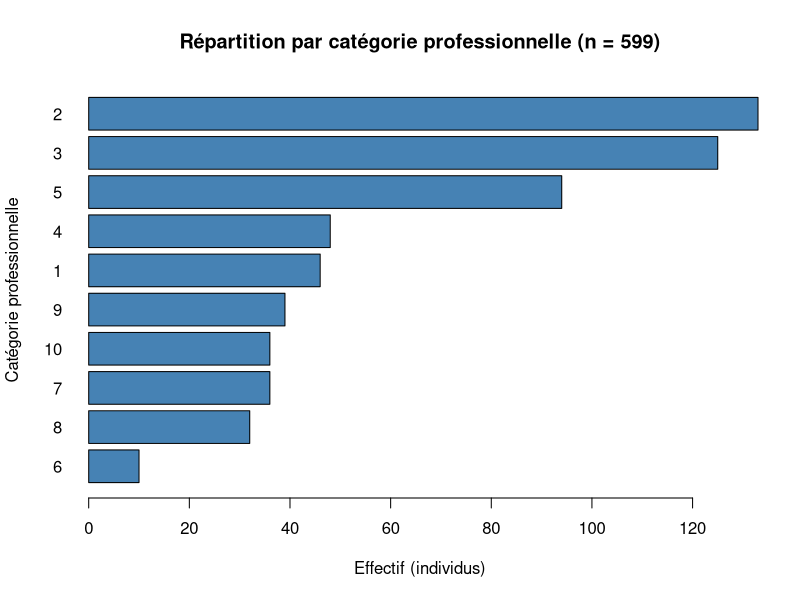
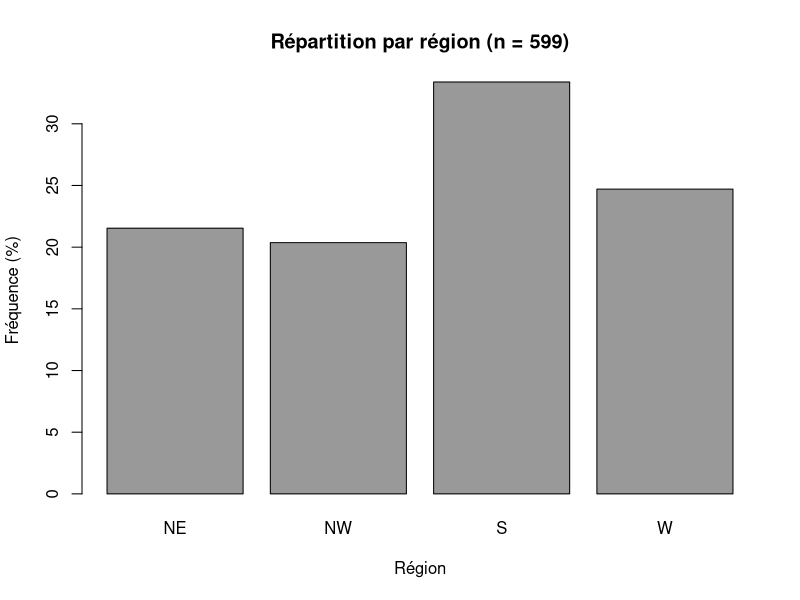
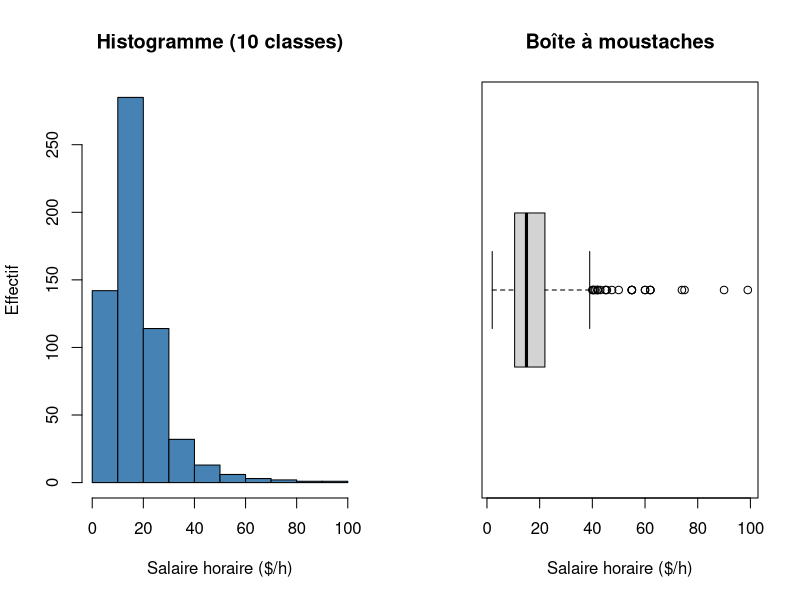
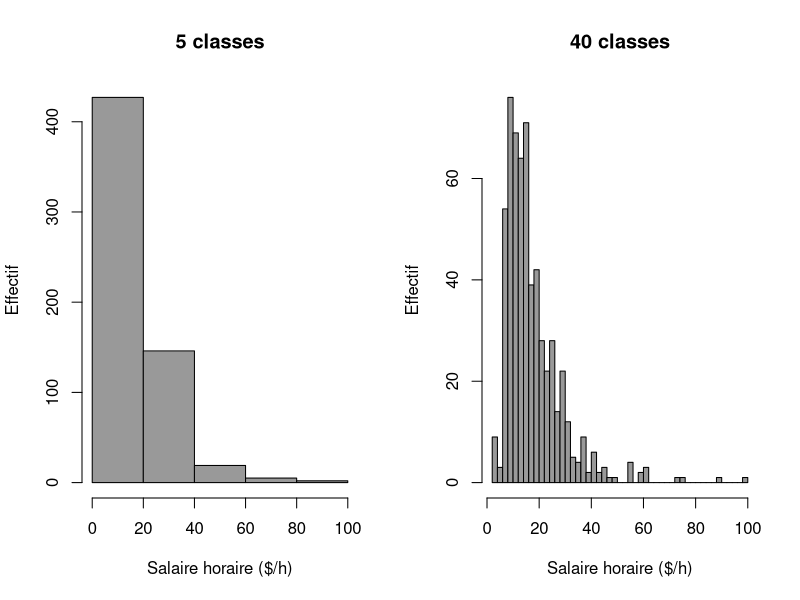
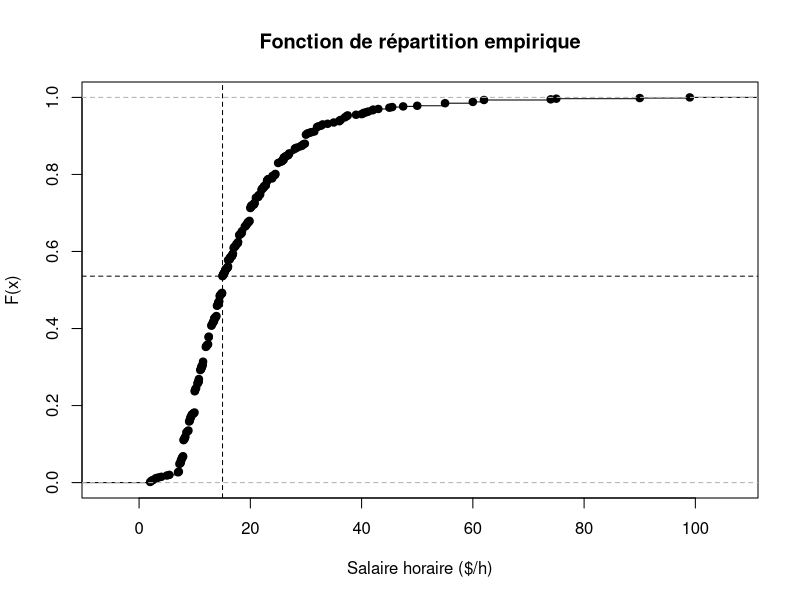
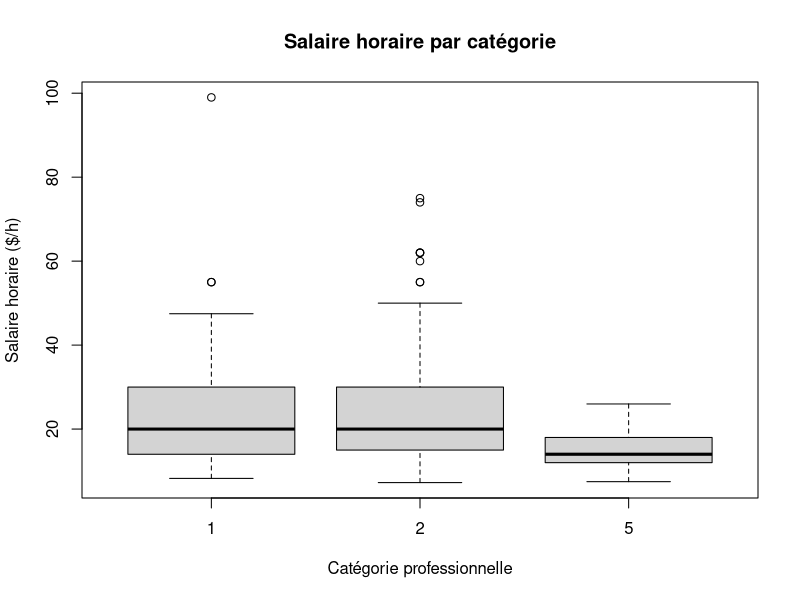
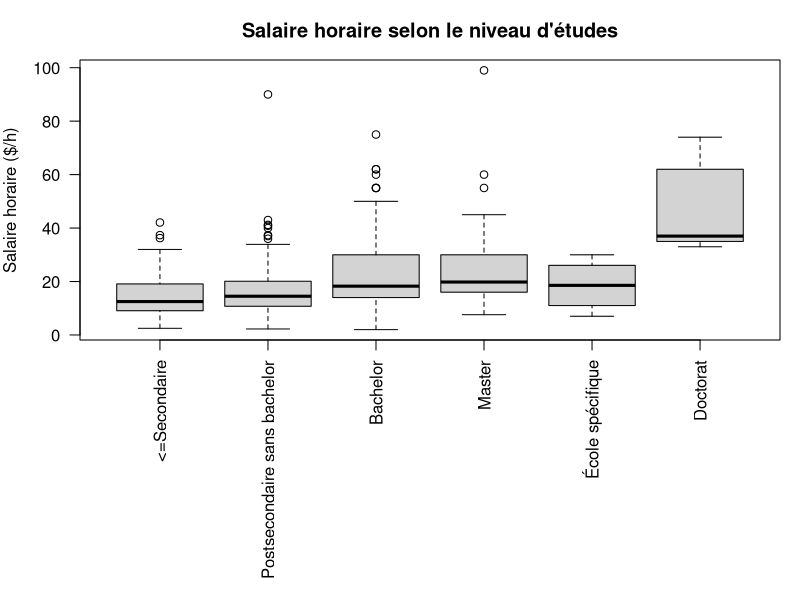
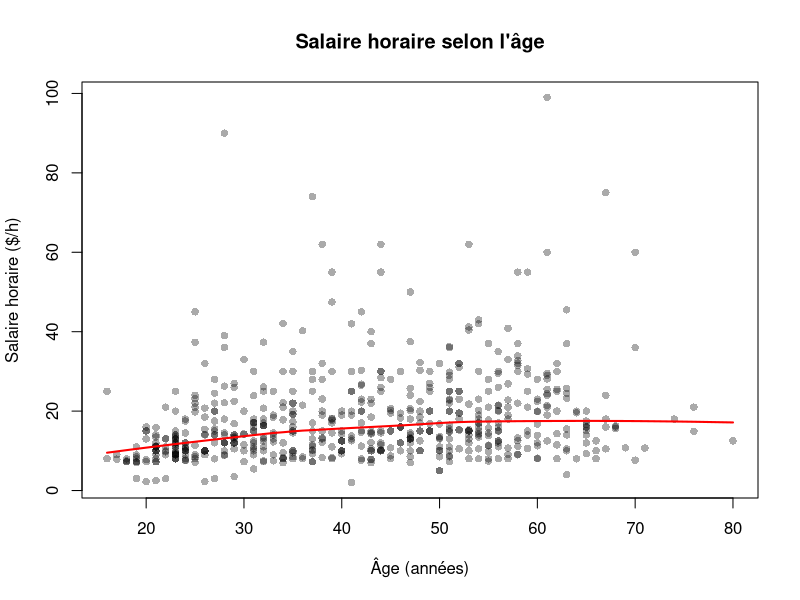

These charts were generated, in order, by the following R code:
# TP statistique descriptive — Partie 1 : Recensement (CPS, juillet 2012)
# Exécution : Rscript tp_partie1.R  (depuis le dossier contenant Recensement.txt)

# ---- 1.1 Importation et qualité des données ----

# Q1. Import : fichier texte, séparateur tabulation, en-tête
d <- read.table("Recensement.txt", header = TRUE, sep = "\t",
                stringsAsFactors = FALSE)
dim(d)        # observations x variables ; unité statistique = un individu
head(d, 5)    # aucune variable identifiante (nom, adresse) : affichage possible

# Q2-Q3. Types R, modalités présentes, valeurs manquantes, doublons
str(d)
controle <- data.frame(
  variable   = names(d),
  type_R     = sapply(d, class),
  n_NA       = colSums(is.na(d)),
  n_modalites = sapply(d, function(x) length(unique(x))),
  min        = sapply(d, function(x) if (is.numeric(x)) min(x, na.rm = TRUE) else NA),
  max        = sapply(d, function(x) if (is.numeric(x)) max(x, na.rm = TRUE) else NA),
  row.names  = NULL
)
controle
sum(duplicated(d))                 # lignes strictement identiques
for (v in c("SEXE", "REGION", "STAT_MARI", "SYNDICAT",
            "CATEGORIE", "NIV_ETUDES", "REV_FOYER")) {
  cat("\n", v, "\n"); print(table(d[[v]], useNA = "ifany"))
}

# Q4. Règles de contrôle : on signale, on ne supprime pas
regles <- list(
  age_hors_16_80      = d$AGE < 16 | d$AGE > 80,
  age_mineur          = d$AGE < 18,
  salaire_non_positif = d$SAL_HOR <= 0,
  salaire_tres_bas    = d$SAL_HOR < 7.25,      # sous le salaire minimum fédéral 2012
  salaire_tres_haut   = d$SAL_HOR > 75,
  enfants_ge_foyer    = d$NB_ENF >= d$NB_PERS, # au moins un adulte attendu
  foyer_plus_de_10    = d$NB_PERS > 10
)
sapply(regles, sum)
d[Reduce(`|`, regles[c("salaire_tres_haut", "foyer_plus_de_10")]), ]

# Q5. Population analysée pour SAL_HOR : salaires valides (non NA) et strictement positifs
# Ici les 599 individus le sont (0 NA, 0 salaire nul) : aucun n'est écarté, la
# population analysée est donc l'échantillon complet. Le garde-fou ci-dessous le vérifie
# et empêcherait de rédiger cette phrase si le fichier changeait.
sal_ok <- !is.na(d$SAL_HOR) & d$SAL_HOR > 0
c(valides = sum(sal_ok), exclus = sum(!sal_ok))
stopifnot(all(sal_ok))
# Sensibilité (Q4-Q5) : les salaires < 7,25 $/h (17 cas) et > 75 $/h (2 cas) sont signalés,
# pas supprimés ; ils peuvent être réels (temps partiel, pourboires, cadres) -> voir Q14-Q15.

# ---- 1.2 Décrire la population ----

# Q6. Effectifs et fréquences (dénominateur : n = nrow(d) = 599 individus, aucune NA)
# Attention : la région est codée NE/NW/S/W dans le fichier (le sujet écrit MW).
freq <- function(x) {
  t <- table(x)
  data.frame(modalite = names(t), effectif = as.vector(t),
             frequence_pct = round(100 * as.vector(prop.table(t)), 1))
}
for (v in c("SEXE", "REGION", "STAT_MARI", "SYNDICAT", "CATEGORIE")) {
  cat("\n", v, "(n =", nrow(d), ")\n"); print(freq(d[[v]]))
}

# Q7. Deux graphiques : barres horizontales ordonnées (CATEGORIE) et barres de SEXE
options(bitmapType = "cairo")   # accents corrects dans les PNG
invisible(Sys.setlocale("LC_ALL", "C.UTF-8"))
dir.create("figures", showWarnings = FALSE)
png("figures/fig_categories.png", width = 800, height = 500)
barplot(sort(table(d$CATEGORIE)), horiz = TRUE, las = 1, col = "steelblue",
        xlab = "Effectif (individus)", ylab = "Catégorie professionnelle",
        main = paste0("Répartition par catégorie professionnelle (n = ", nrow(d), ")"))
dev.off()
png("figures/fig_region.png", width = 600, height = 450)
barplot(100 * prop.table(table(d$REGION)), col = "grey60",
        ylab = "Fréquence (%)", xlab = "Région",
        main = paste0("Répartition par région (n = ", nrow(d), ")"))
dev.off()

# Q8. Niveaux d'études : codes d'origine puis regroupement (codes de l'énoncé)
table(d$NIV_ETUDES)
d$ETUDES <- cut(d$NIV_ETUDES, breaks = c(31, 39, 42, 43, 44, 45, 46),
                labels = c("<=Secondaire", "Postsecondaire sans bachelor",
                           "Bachelor", "Master", "École spécifique", "Doctorat"))
freq(d$ETUDES)

# Q9. Catégories 1, 2, 5 : pourcentages conditionnels
d3 <- subset(d, CATEGORIE %in% c(1, 2, 5))
round(100 * prop.table(table(d3$CATEGORIE, d3$SEXE), margin = 1), 1)    # sexe | catégorie
round(100 * prop.table(table(d3$CATEGORIE, d3$ETUDES), margin = 1), 1)  # études | catégorie
table(d3$CATEGORIE, d3$SEXE)  # effectifs bruts pour comparaison (Q10)

# ---- 1.3 Distributions et indicateurs ----

# Q11. Indicateurs (effectif valide, moyenne, médiane, écart-type, quartiles, min, max)
resume <- function(x) c(n = sum(!is.na(x)), moyenne = mean(x, na.rm = TRUE),
  mediane = median(x, na.rm = TRUE), ecart_type = sd(x, na.rm = TRUE),
  Q1 = unname(quantile(x, .25, na.rm = TRUE)), Q3 = unname(quantile(x, .75, na.rm = TRUE)),
  min = min(x, na.rm = TRUE), max = max(x, na.rm = TRUE))
round(t(sapply(d[c("AGE", "SAL_HOR", "NB_PERS", "NB_ENF")], resume)), 2)

# Q12-Q13. Histogramme et boîte à moustaches ; deux découpages différents
png("figures/fig_sal_dist.png", width = 900, height = 450)
par(mfrow = c(1, 2))
hist(d$SAL_HOR, breaks = 10, col = "steelblue", xlab = "Salaire horaire ($/h)",
     ylab = "Effectif", main = "Histogramme (10 classes)")
boxplot(d$SAL_HOR, horizontal = TRUE, xlab = "Salaire horaire ($/h)",
        main = "Boîte à moustaches")
dev.off()
png("figures/fig_sal_classes.png", width = 900, height = 450)
par(mfrow = c(1, 2))
hist(d$SAL_HOR, breaks = 5, col = "grey60", xlab = "Salaire horaire ($/h)",
     ylab = "Effectif", main = "5 classes")
hist(d$SAL_HOR, breaks = 40, col = "grey60", xlab = "Salaire horaire ($/h)",
     ylab = "Effectif", main = "40 classes")
dev.off()

# Q14-Q15. Moyenne vs médiane ; IQR et règle 1,5 x IQR
iqr <- IQR(d$SAL_HOR)
bornes <- quantile(d$SAL_HOR, c(.25, .75)) + c(-1.5, 1.5) * iqr
iqr; bornes
atypiques <- d$SAL_HOR < bornes[1] | d$SAL_HOR > bornes[2]
sum(atypiques); sort(d$SAL_HOR[atypiques])
# sensibilité aux valeurs extrêmes : moyenne et médiane sans les 2 plus hauts salaires
sans2 <- d$SAL_HOR[-order(d$SAL_HOR, decreasing = TRUE)[1:2]]
c(avec = mean(d$SAL_HOR), sans = mean(sans2))
c(avec = median(d$SAL_HOR), sans = median(sans2))

# Q16. Fonction de répartition empirique du salaire horaire
Fn <- ecdf(d$SAL_HOR)
png("figures/fig_ecdf_sal.png", width = 700, height = 450)
plot(Fn, xlab = "Salaire horaire ($/h)", ylab = "F(x)", main = "Fonction de répartition empirique")
abline(v = 15, h = Fn(15), lty = 2)
dev.off()
Fn(15)                        # proportion gagnant au plus 15 $/h
mean(d$SAL_HOR <= 15)       # recoupement par calcul direct (doit égaler Fn(15))
quantile(d$SAL_HOR, 0.9)      # quantile d'ordre 0,9

# Q17. Variance descriptive (n) vs corrigée (n-1) ; var() utilise n-1
n <- length(d$SAL_HOR)
c(var_R = var(d$SAL_HOR), n_moins_1 = sum((d$SAL_HOR - mean(d$SAL_HOR))^2) / (n - 1),
  n = sum((d$SAL_HOR - mean(d$SAL_HOR))^2) / n)

# ---- 1.4 Comparer et interpréter ----

# Q18. Salaires par catégorie 1, 2, 5 : tableau commun et boxplot comparatif
d3 <- subset(d, CATEGORIE %in% c(1, 2, 5))
d3$CATEGORIE <- factor(d3$CATEGORIE)
tab_cat <- aggregate(SAL_HOR ~ CATEGORIE, d3,
                     function(x) round(c(n = length(x), moy = mean(x), med = median(x),
                                         sd = sd(x), Q1 = unname(quantile(x, .25)),
                                         Q3 = unname(quantile(x, .75))), 2))
tab_cat
png("figures/fig_sal_categorie.png", width = 700, height = 450)
boxplot(SAL_HOR ~ CATEGORIE, d3, xlab = "Catégorie professionnelle",
        ylab = "Salaire horaire ($/h)", main = "Salaire horaire par catégorie")
dev.off()

# Q19. Salaire selon le sexe : global puis par catégorie
aggregate(SAL_HOR ~ SEXE, d, function(x) round(c(n = length(x), moy = mean(x), med = median(x)), 2))
aggregate(SAL_HOR ~ CATEGORIE + SEXE, d3, function(x) round(c(n = length(x), moy = mean(x), med = median(x)), 2))

# Q20. Études et salaire (association descriptive, pas de causalité)
aggregate(SAL_HOR ~ ETUDES, d, function(x) round(c(n = length(x), moy = mean(x), med = median(x)), 2))
png("figures/fig_sal_etudes.png", width = 900, height = 500)
par(mar = c(13, 4, 3, 1))
boxplot(SAL_HOR ~ ETUDES, d, las = 2, xlab = "", ylab = "Salaire horaire ($/h)",
        main = "Salaire horaire selon le niveau d'études")
dev.off()
cor(d$NIV_ETUDES, d$SAL_HOR, method = "spearman")

# Q21. Âge et salaire : nuage de points + lissage lowess
png("figures/fig_age_sal.png", width = 700, height = 450)
plot(d$AGE, d$SAL_HOR, pch = 16, col = "#00000055", xlab = "Âge (années)",
     ylab = "Salaire horaire ($/h)", main = "Salaire horaire selon l'âge")
lines(lowess(d$AGE, d$SAL_HOR), col = "red", lwd = 2)
dev.off()
cor(d$AGE, d$SAL_HOR)

# Q22. Syndicat selon la catégorie ; salaires syndiqués / non syndiqués
round(100 * prop.table(table(d$CATEGORIE, d$SYNDICAT), margin = 1), 1)
table(d$CATEGORIE, d$SYNDICAT)
aggregate(SAL_HOR ~ SYNDICAT, d, function(x) round(c(n = length(x), moy = mean(x), med = median(x)), 2))
aggregate(SAL_HOR ~ SYNDICAT + CATEGORIE, d3, function(x) round(c(n = length(x), med = median(x)), 2))

# ---- 1.5 Revenu du foyer (Q25) ----
# Classes 5 et 6 : bornes du dictionnaire initial 12 500-14 500 puis 15 000-20 000
# -> trou apparent [14 500 ; 15 000] à vérifier avec le dictionnaire complet ;
# effectifs par classe, aucune valeur exacte de revenu n'est calculable.
# Contrôle : toutes les classes 1 à 16 sont présentes, y compris 5 (n=7) et 6 (n=19) ;
# la discontinuité vient des bornes du dictionnaire, pas d'une classe manquante. Non corrigée.
stopifnot(setequal(unique(d$REV_FOYER), 1:16))
table(d$REV_FOYER)
round(100 * prop.table(table(d$REV_FOYER)), 1)
